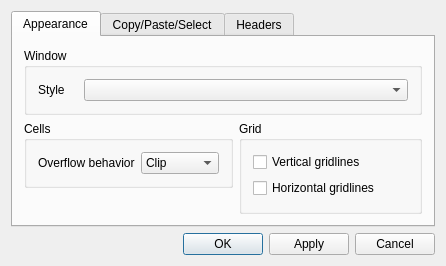
<ui version="4.0" >
 <class>SetupDialogClass</class>
 <widget class="QDialog" name="SetupDialogClass" >
  <property name="geometry" >
   <rect>
    <x>0</x>
    <y>0</y>
    <width>422</width>
    <height>241</height>
   </rect>
  </property>
  <property name="windowTitle" >
   <string>Table Settings</string>
  </property>
  <layout class="QGridLayout" >
   <item row="0" column="0" colspan="4" >
    <widget class="QTabWidget" name="tabWidget" >
     <property name="currentIndex" >
      <number>0</number>
     </property>
     <widget class="QWidget" name="tabAppearance" >
      <attribute name="title" >
       <string>Appearance</string>
      </attribute>
      <layout class="QGridLayout" >
       <item row="0" column="0" colspan="2" >
        <widget class="QGroupBox" name="groupBox" >
         <property name="title" >
          <string>Window</string>
         </property>
         <layout class="QGridLayout" >
          <item row="0" column="1" >
           <widget class="QComboBox" name="cbStyle" />
          </item>
          <item row="0" column="0" >
           <widget class="QLabel" name="label" >
            <property name="sizePolicy" >
             <sizepolicy vsizetype="Preferred" hsizetype="Fixed" >
              <horstretch>0</horstretch>
              <verstretch>0</verstretch>
             </sizepolicy>
            </property>
            <property name="minimumSize" >
             <size>
              <width>40</width>
              <height>0</height>
             </size>
            </property>
            <property name="maximumSize" >
             <size>
              <width>40</width>
              <height>16777215</height>
             </size>
            </property>
            <property name="text" >
             <string>Style</string>
            </property>
           </widget>
          </item>
         </layout>
        </widget>
       </item>
       <item row="1" column="0" >
        <widget class="QGroupBox" name="groupBox_7" >
         <property name="title" >
          <string>Cells</string>
         </property>
         <layout class="QHBoxLayout" >
          <item>
           <widget class="QLabel" name="label_2" >
            <property name="text" >
             <string>Overflow behavior</string>
            </property>
           </widget>
          </item>
          <item>
           <widget class="QComboBox" name="cbOverflow" >
            <item>
             <property name="text" >
              <string>Clip</string>
             </property>
            </item>
            <item>
             <property name="text" >
              <string>Overflow</string>
             </property>
            </item>
            <item>
             <property name="text" >
              <string>ToolTip</string>
             </property>
            </item>
           </widget>
          </item>
         </layout>
        </widget>
       </item>
       <item rowspan="2" row="1" column="1" >
        <widget class="QGroupBox" name="groupBox_8" >
         <property name="title" >
          <string>Grid</string>
         </property>
         <layout class="QVBoxLayout" >
          <item>
           <widget class="QCheckBox" name="cbVGrid" >
            <property name="text" >
             <string>Vertical gridlines</string>
            </property>
           </widget>
          </item>
          <item>
           <widget class="QCheckBox" name="cbHGrid" >
            <property name="text" >
             <string>Horizontal gridlines</string>
            </property>
           </widget>
          </item>
         </layout>
        </widget>
       </item>
       <item row="2" column="0" >
        <spacer>
         <property name="orientation" >
          <enum>Qt::Vertical</enum>
         </property>
         <property name="sizeHint" >
          <size>
           <width>171</width>
           <height>27</height>
          </size>
         </property>
        </spacer>
       </item>
      </layout>
     </widget>
     <widget class="QWidget" name="tabData" >
      <attribute name="title" >
       <string>Copy/Paste/Select</string>
      </attribute>
      <layout class="QGridLayout" >
       <item row="0" column="2" >
        <widget class="QGroupBox" name="groupBox_4" >
         <property name="title" >
          <string>Selection Policy</string>
         </property>
         <layout class="QVBoxLayout" >
          <item>
           <widget class="QComboBox" name="cbSelectionPolicy" >
            <item>
             <property name="text" >
              <string>SelectNone</string>
             </property>
            </item>
            <item>
             <property name="text" >
              <string>SelectSingle</string>
             </property>
            </item>
            <item>
             <property name="text" >
              <string>SelectMultiple</string>
             </property>
            </item>
            <item>
             <property name="text" >
              <string>SelectSingleRow</string>
             </property>
            </item>
            <item>
             <property name="text" >
              <string>SelectMultipleRow</string>
             </property>
            </item>
           </widget>
          </item>
          <item>
           <widget class="QCheckBox" name="cbExclusiveSelection" >
            <property name="text" >
             <string>Exclusive</string>
            </property>
           </widget>
          </item>
          <item>
           <spacer>
            <property name="orientation" >
             <enum>Qt::Vertical</enum>
            </property>
            <property name="sizeHint" >
             <size>
              <width>20</width>
              <height>40</height>
             </size>
            </property>
           </spacer>
          </item>
         </layout>
        </widget>
       </item>
       <item rowspan="2" row="0" column="0" >
        <widget class="QGroupBox" name="groupBox_2" >
         <property name="title" >
          <string>Copy/Drag Policy</string>
         </property>
         <property name="alignment" >
          <set>Qt::AlignLeading|Qt::AlignLeft|Qt::AlignTop</set>
         </property>
         <layout class="QVBoxLayout" >
          <item>
           <widget class="QCheckBox" name="cbCopyData" >
            <property name="sizePolicy" >
             <sizepolicy vsizetype="Fixed" hsizetype="Minimum" >
              <horstretch>0</horstretch>
              <verstretch>0</verstretch>
             </sizepolicy>
            </property>
            <property name="text" >
             <string>Data</string>
            </property>
           </widget>
          </item>
          <item>
           <widget class="QCheckBox" name="cbCopyAttr" >
            <property name="text" >
             <string>Attributes</string>
            </property>
           </widget>
          </item>
          <item>
           <widget class="QCheckBox" name="cbCopySize" >
            <property name="text" >
             <string>Dimensions</string>
            </property>
           </widget>
          </item>
          <item>
           <widget class="QCheckBox" name="cbCopySpan" >
            <property name="text" >
             <string>Spans</string>
            </property>
           </widget>
          </item>
          <item>
           <spacer>
            <property name="orientation" >
             <enum>Qt::Vertical</enum>
            </property>
            <property name="sizeHint" >
             <size>
              <width>20</width>
              <height>51</height>
             </size>
            </property>
           </spacer>
          </item>
         </layout>
        </widget>
       </item>
       <item rowspan="2" row="0" column="1" >
        <widget class="QGroupBox" name="groupBox_3" >
         <property name="title" >
          <string>Clear Policy</string>
         </property>
         <layout class="QVBoxLayout" >
          <item>
           <widget class="QCheckBox" name="cbClearData" >
            <property name="sizePolicy" >
             <sizepolicy vsizetype="Fixed" hsizetype="Minimum" >
              <horstretch>0</horstretch>
              <verstretch>0</verstretch>
             </sizepolicy>
            </property>
            <property name="text" >
             <string>Data</string>
            </property>
           </widget>
          </item>
          <item>
           <widget class="QCheckBox" name="cbClearAttr" >
            <property name="text" >
             <string>Attributes</string>
            </property>
           </widget>
          </item>
          <item>
           <widget class="QCheckBox" name="cbClearSpan" >
            <property name="text" >
             <string>Spans</string>
            </property>
           </widget>
          </item>
          <item>
           <spacer>
            <property name="orientation" >
             <enum>Qt::Vertical</enum>
            </property>
            <property name="sizeHint" >
             <size>
              <width>20</width>
              <height>40</height>
             </size>
            </property>
           </spacer>
          </item>
         </layout>
        </widget>
       </item>
      </layout>
     </widget>
     <widget class="QWidget" name="tabHeaders" >
      <attribute name="title" >
       <string>Headers</string>
      </attribute>
      <layout class="QGridLayout" >
       <item row="0" column="0" >
        <widget class="QGroupBox" name="groupBox_5" >
         <property name="title" >
          <string>Row Header</string>
         </property>
         <layout class="QVBoxLayout" >
          <item>
           <widget class="QCheckBox" name="cbRHMovable" >
            <property name="text" >
             <string>Movable</string>
            </property>
           </widget>
          </item>
          <item>
           <widget class="QCheckBox" name="cbRHUserResizable" >
            <property name="text" >
             <string>Resizable Height</string>
            </property>
           </widget>
          </item>
          <item>
           <widget class="QCheckBox" name="cbRHResizable" >
            <property name="text" >
             <string>Resizable Width</string>
            </property>
           </widget>
          </item>
          <item>
           <spacer>
            <property name="orientation" >
             <enum>Qt::Vertical</enum>
            </property>
            <property name="sizeHint" >
             <size>
              <width>20</width>
              <height>40</height>
             </size>
            </property>
           </spacer>
          </item>
         </layout>
        </widget>
       </item>
       <item row="0" column="1" >
        <widget class="QGroupBox" name="groupBox_6" >
         <property name="title" >
          <string>Column Header</string>
         </property>
         <layout class="QVBoxLayout" >
          <item>
           <widget class="QCheckBox" name="cbCHMovable" >
            <property name="text" >
             <string>Movable</string>
            </property>
           </widget>
          </item>
          <item>
           <widget class="QCheckBox" name="cbCHUserResizable" >
            <property name="text" >
             <string>Resizable Width</string>
            </property>
           </widget>
          </item>
          <item>
           <widget class="QCheckBox" name="cbCHResizable" >
            <property name="text" >
             <string>Resizable Height</string>
            </property>
           </widget>
          </item>
          <item>
           <spacer>
            <property name="orientation" >
             <enum>Qt::Vertical</enum>
            </property>
            <property name="sizeHint" >
             <size>
              <width>20</width>
              <height>40</height>
             </size>
            </property>
           </spacer>
          </item>
         </layout>
        </widget>
       </item>
       <item row="1" column="0" >
        <widget class="QCheckBox" name="cbExtDrag" >
         <property name="text" >
          <string>Extended Drag Style</string>
         </property>
        </widget>
       </item>
      </layout>
     </widget>
    </widget>
   </item>
   <item row="1" column="0" >
    <spacer>
     <property name="orientation" >
      <enum>Qt::Horizontal</enum>
     </property>
     <property name="sizeHint" >
      <size>
       <width>121</width>
       <height>20</height>
      </size>
     </property>
    </spacer>
   </item>
   <item row="1" column="2" >
    <widget class="QPushButton" name="bApply" >
     <property name="text" >
      <string>Apply</string>
     </property>
    </widget>
   </item>
   <item row="1" column="1" >
    <widget class="QPushButton" name="bOK" >
     <property name="text" >
      <string>OK</string>
     </property>
     <property name="default" >
      <bool>true</bool>
     </property>
    </widget>
   </item>
   <item row="1" column="3" >
    <widget class="QPushButton" name="bCancel" >
     <property name="text" >
      <string>Cancel</string>
     </property>
    </widget>
   </item>
  </layout>
 </widget>
 <layoutdefault spacing="6" margin="11" />
 <tabstops>
  <tabstop>tabWidget</tabstop>
  <tabstop>bOK</tabstop>
  <tabstop>bApply</tabstop>
  <tabstop>bCancel</tabstop>
  <tabstop>cbRHMovable</tabstop>
  <tabstop>cbRHUserResizable</tabstop>
  <tabstop>cbRHResizable</tabstop>
  <tabstop>cbCHMovable</tabstop>
  <tabstop>cbCHUserResizable</tabstop>
  <tabstop>cbCHResizable</tabstop>
  <tabstop>cbStyle</tabstop>
  <tabstop>cbOverflow</tabstop>
  <tabstop>cbVGrid</tabstop>
  <tabstop>cbHGrid</tabstop>
  <tabstop>cbCopyData</tabstop>
  <tabstop>cbCopyAttr</tabstop>
  <tabstop>cbCopySize</tabstop>
  <tabstop>cbCopySpan</tabstop>
  <tabstop>cbClearData</tabstop>
  <tabstop>cbClearAttr</tabstop>
  <tabstop>cbClearSpan</tabstop>
  <tabstop>cbSelectionPolicy</tabstop>
  <tabstop>cbExclusiveSelection</tabstop>
 </tabstops>
 <resources/>
 <connections>
  <connection>
   <sender>bCancel</sender>
   <signal>clicked()</signal>
   <receiver>SetupDialogClass</receiver>
   <slot>reject()</slot>
   <hints>
    <hint type="sourcelabel" >
     <x>331</x>
     <y>280</y>
    </hint>
    <hint type="destinationlabel" >
     <x>18</x>
     <y>271</y>
    </hint>
   </hints>
  </connection>
  <connection>
   <sender>bOK</sender>
   <signal>clicked()</signal>
   <receiver>SetupDialogClass</receiver>
   <slot>accept()</slot>
   <hints>
    <hint type="sourcelabel" >
     <x>188</x>
     <y>285</y>
    </hint>
    <hint type="destinationlabel" >
     <x>45</x>
     <y>278</y>
    </hint>
   </hints>
  </connection>
 </connections>
</ui>
